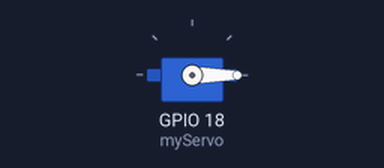
The sketch below on a simulated ESP32. On the bench: servo.

Above: at 0.05 s.
At 0.7 s:
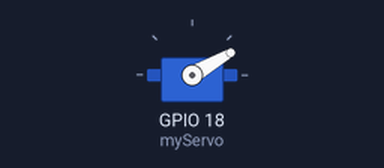
At 1.4 s:
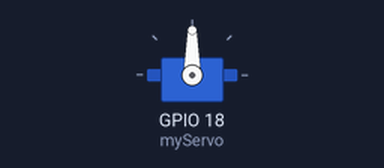
At 2.8 s:
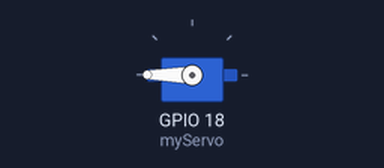
Timing chart, 0 to 6.4 s (numbered marks = the images above):
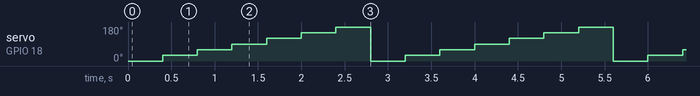

Measured:
- by itself, servo on GPIO 18 (myServo): repeats every 2.8 s: 60° 0.40 s, 90° 0.40 s, 120° 0.40 s, 150° 0.40 s, 180° 0.40 s, 0° 0.40 s, 30° 0.40 s

The sketch:

example.ino
```cpp
// Uses the ESP32Servo library to drive the MG995 on GPIO18 at 50 Hz with 500–2500 µs min/max pulses and steps the angle in 30° increments.
//
// Buy this module: https://shillehtek.com/products/mg995-metal-gear-servo-motor-12kg-high-torque-180-degree-diy
// Full manual: https://shillehtek.com/blogs/shillehtek-product-manuals/mg995-metal-gear-servo-motor-12kg-high-torque-180-degree-diy-manual
// More examples: https://github.com/shillehbean/shillehtek-examples
//

// Install "ESP32Servo" via Library Manager

#include <ESP32Servo.h>

Servo myServo;

void setup() {
  myServo.setPeriodHertz(50);             // standard hobby servo
  myServo.attach(18, 500, 2500);          // GPIO 18, min/max us
}

void loop() {
  for (int a = 0; a <= 180; a += 30) {
    myServo.write(a);
    delay(400);
  }
}
```
